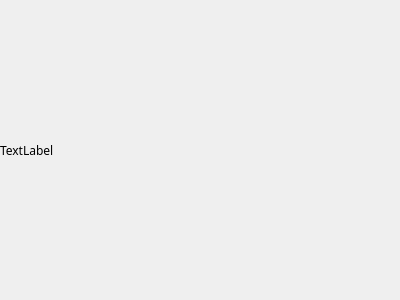
<?xml version="1.0" encoding="UTF-8"?>
<ui version="4.0">
 <class>SearchResult</class>
 <widget class="QWidget" name="SearchResult">
  <property name="geometry">
   <rect>
    <x>0</x>
    <y>0</y>
    <width>400</width>
    <height>300</height>
   </rect>
  </property>
  <property name="windowTitle">
   <string>Form</string>
  </property>
  <widget class="QLabel" name="labelContenu">
   <property name="geometry">
    <rect>
     <x>0</x>
     <y>0</y>
     <width>401</width>
     <height>301</height>
    </rect>
   </property>
   <property name="font">
    <font>
     <family>Noto Sans</family>
    </font>
   </property>
   <property name="autoFillBackground">
    <bool>true</bool>
   </property>
   <property name="text">
    <string>TextLabel</string>
   </property>
  </widget>
 </widget>
 <resources/>
 <connections/>
</ui>
